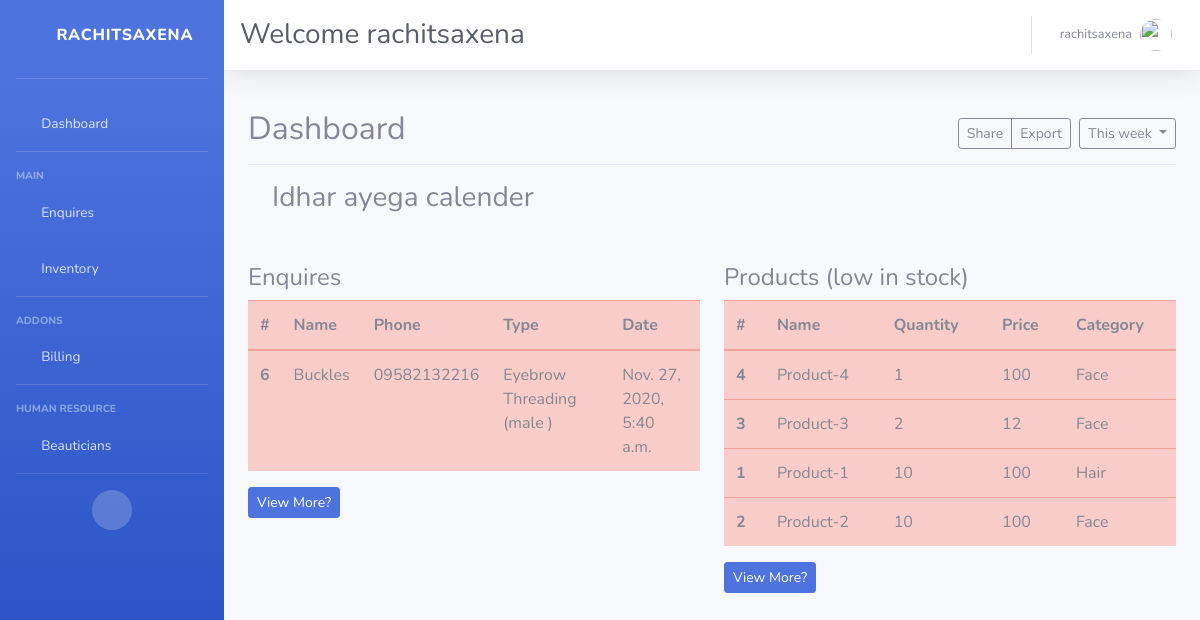
/old/dashboard (signed in), run on the app's committed database.
### basic/models.py (models this page shows, shortened)
class Enquiry(models.Model):
    name = models.CharField(max_length=100 , null=True  , blank=True)
    phone = models.CharField(max_length=100 , null=True  , blank=True)
    service = models.ForeignKey(Service , on_delete=models.CASCADE)
    date = models.DateTimeField(auto_now_add=True)
    responseType = models.CharField(null=True , blank=True , max_length=100)
    response = models.CharField(max_length= 10 , choices=ENQUIRY_TYPE , default='cold')

class Service(models.Model):
    name = models.CharField(max_length=100 , null=True ,blank=True)
    price = models.IntegerField(default=0)
    duration = models.IntegerField(default=0)
    mprice = models.IntegerField(default=0)
    gender = models.CharField(max_length=10 , choices=GENDER_TYPES , default='others')
    def __str__(self):
        return (self.name + ' (' + self.gender + ' )')

class Product(models.Model):
    name = models.CharField(max_length=100 ,null=True , blank=True )
    bprice = models.IntegerField(default=0 , null=True  , blank=True)
    sprice = models.IntegerField(default=0 , null= True , blank=True)
    category = models.ForeignKey(Category , on_delete= models.CASCADE)
    quantity = models.IntegerField(default=10)
    img = models.ImageField(null=True , blank=True)
    date = models.DateTimeField(auto_now_add=True)

class Category(models.Model):
    name = models.CharField(max_length=100 , null=True , blank=True)
    service = models.ForeignKey(Service , on_delete= models.CASCADE)
    def __str__(self):
        return self.name

### basic/views.py (the view)
# urls.py: path('dashboard' , views.home , name='dashboard'),
@login_required(login_url='loginPage')
def home(request):
    enq = Enquiry.objects.all()
    pro = Product.objects.all().order_by('quantity')
    params = {
        'enq': enq ,
        'pro' : pro
    }
    return render(request , 'basic/dashboard.html' , params)

### basic/templates/basic/dashboard.html (shortened to what this page needs)
{% extends 'basic/base.html' %}
{% block content %}
      <div class="d-flex justify-content-between flex-wrap flex-md-nowrap align-items-center pt-3 pb-2 mb-3 border-bottom">
        <h1 class="h2">Dashboard</h1>
        <div class="btn-toolbar mb-2 mb-md-0">
          <div class="btn-group mr-2">
            <button type="button" class="btn btn-sm btn-outline-secondary">Share</button>
            <button type="button" class="btn btn-sm btn-outline-secondary">Export</button>
          </div>
          <button type="button" class="btn btn-sm btn-outline-secondary dropdown-toggle">
            This week
          </button>
        </div>
      </div>
        <div class='container'>
        <h3> Idhar ayega calender </h3>
      </div>
        <div class='row mt-5'>
          <div class='col-sm-6'>
                <table class="table table-danger enquiryTable">
                  <h4>Enquires</h4>
                  <thead>
                    <tr>
                      <th scope="col">#</th>
                      <th scope="col">Name</th>
                      <th scope="col">Phone</th>
                      <th scope="col">Type</th>
                      <th scope="col">Date</th>
                    </tr>
                  </thead>
                  <tbody>
            {% for i in enq %}
                    <tr>
                      <th scope="row">{{i.id}}</th>
                      <td>{{i.name}}</td>
                      <td>{{i.phone}}</td>
                      <td>{{i.service}}</td>
                      <td>{{i.date}}</td>
                    </tr>
            {% endfor %}
                  </tbody>
                </table>
                  <a href = "{% url 'enquiry' %}" class='btn btn-sm btn-primary'>View More?</a>
          </div>
          <div class='col-sm-6'>
                <table class="table table-danger enquiryTable">
                  <h4>Products (low in stock)</h4>
                  <thead>
                    <tr>
                      <th scope="col">#</th>
                      <th scope="col">Name</th>
                      <th scope="col">Quantity</th>
                      <th scope="col">Price</th>
                      <th scope="col">Category</th>
                    </tr>
                  </thead>
                  <tbody>
                  {% for i in pro %}
                    <tr>
                      <th scope="row">{{i.id}}</th>
                      <td>{{i.name}}</td>
                      <td>{{i.quantity}}</td>
                      <td>{{i.bprice}}</td>
                      <td>{{i.category}}</td>
                    </tr>
                    {% endfor %}
                  </tbody>
                </table>
                <a href = "{% url 'product' %}" class='btn btn-sm btn-primary'>View More?</a>
          </div>
        </div>
{% endblock content %}

### basic/templates/basic/base.html (shortened to what this page needs)
<!DOCTYPE html>
<html lang="en">
{% load static %}
<head>
    <link href="{% static 'frontend/vendor/fontawesome-free/css/all.min.css' %}" rel="stylesheet" type="text/css">
    <link href="{% static 'frontend/css/sb-admin-2.min.css' %}" rel="stylesheet">
</head>
<body id="page-top">
    <div id="wrapper">
        <ul class="navbar-nav bg-gradient-primary sidebar sidebar-dark accordion" id="accordionSidebar">
            <a class="sidebar-brand d-flex align-items-center justify-content-center " href="{% url 'calendarapp:calendar' %}">
                <div class="sidebar-brand-icon rotate-n-15">
                    <i class="fas fa-fan"></i>
                </div>
                <div class="sidebar-brand-text mx-3">RachitSaxena</div>
            </a>
            <hr class="sidebar-divider mt-2">
            <li class="nav-item">
                <a class="nav-link" href="{% url 'calendarapp:calendar' %}">
                    <i class="fas fa-fw fa-tachometer-alt"></i>
                    <span>Dashboard</span></a>
            </li>
            <hr class="sidebar-divider">
            <div class="sidebar-heading">
                Main
            </div>
            <li class="nav-item">
                <a class="nav-link" href="{% url 'enquiry' %}">
                    <i class="fas fa-fw fa-chart-area"></i>
                    <span>Enquires</span></a>
            </li>
            <li class="nav-item">
                <a class="nav-link" href={% url 'stock' %}>
                    <i class="fas fa-fw fa-chart-area"></i>
                    <span>Inventory</span></a>
            </li>
            <hr class="sidebar-divider">
            <div class="sidebar-heading">
                Addons
            </div>
            <li class="nav-item">
                <a class="nav-link " href="{% url 'serviceSlip' %}">
                    <i class="fas fa-fw fa-chart-area"></i>
                    <span>Billing</span></a>
            </li>
            <hr class="sidebar-divider">
             <div class="sidebar-heading">
                Human Resource
            </div>
             <li class="nav-item">
                <a class="nav-link " href="{% url 'employee' %}">
                    <i class="fas fa-fw fa-table"></i>
                    <span>Beauticians</span></a>
            </li>
            <hr class="sidebar-divider d-none d-md-block">
            <div class="text-center d-none d-md-inline">
                <button class="rounded-circle border-0" id="sidebarToggle"></button>
            </div>
        </ul>
        <div id="content-wrapper" class="d-flex flex-column">
            <div id="content">
                <nav class="navbar navbar-expand navbar-light bg-white topbar mb-4 static-top shadow">
                    <h1 class="h3 mt-2 text-gray-800">Welcome {{request.user}}</h1>
                    <ul class="navbar-nav ml-auto">
                        <li class="nav-item dropdown no-arrow">
                            <a class="nav-link dropdown-toggle" href="#" id="userDropdown" role="button"
                                data-toggle="dropdown" aria-haspopup="true" aria-expanded="false">
                                <span class="mr-2 d-none d-lg-inline text-gray-600 small">{{request.user}}</span>
                                <img class="img-profile rounded-circle"
                                    src="{% static 'defaultPhoto.png' %}">
                            </a>
                        </li>
                    </ul>
                </nav>
                <div class="container-fluid">
                    {% block content %}
                    {% endblock content %}
                </div>
            </div>
        </div>
    </div>
</body>
</html>

### data on the page
Enquiry: id "6", name "Buckles", phone "09582132216", service "Eyebrow Threading (male )", date "Nov. 27, 2020, 5:40 a.m."
Product: id "4", name "Product-4", quantity "1", bprice "100", category "Face"
Product: id "3", name "Product-3", quantity "2", bprice "12", category "Face"
Product: id "1", name "Product-1", quantity "10", bprice "100", category "Hair"
Product: id "2", name "Product-2", quantity "10", bprice "100", category "Face"

### other printed values
{{ request.user }} "rachitsaxena"
